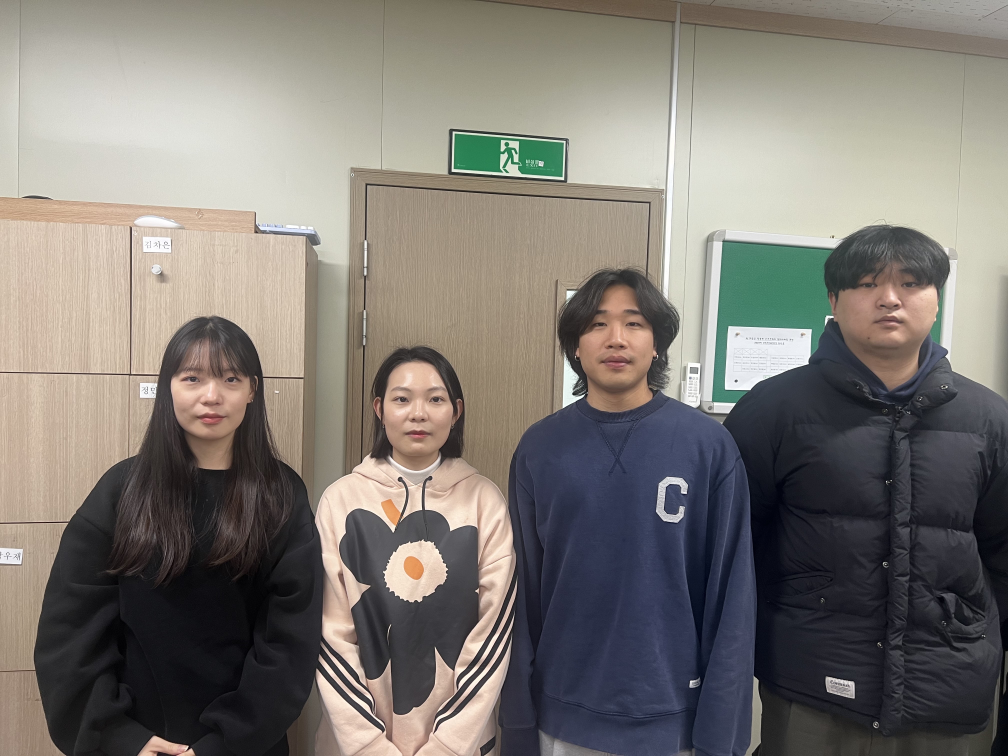
#> input picture HELLO_AI/day20_face3/team.png, 4032 x 3024 px (shown at 1/4 size)
$ python my_resize_1000_750.py
#> lines starting #> are read from the running program, lines starting #| are printed output that depends on the picture
import cv2

image = cv2.imread('team.png')
#> image is the input picture: shape (3024, 4032, 3); mean B, G, R 115.3, 121.1, 125.8
image = cv2.resize(image, (1008, 756))
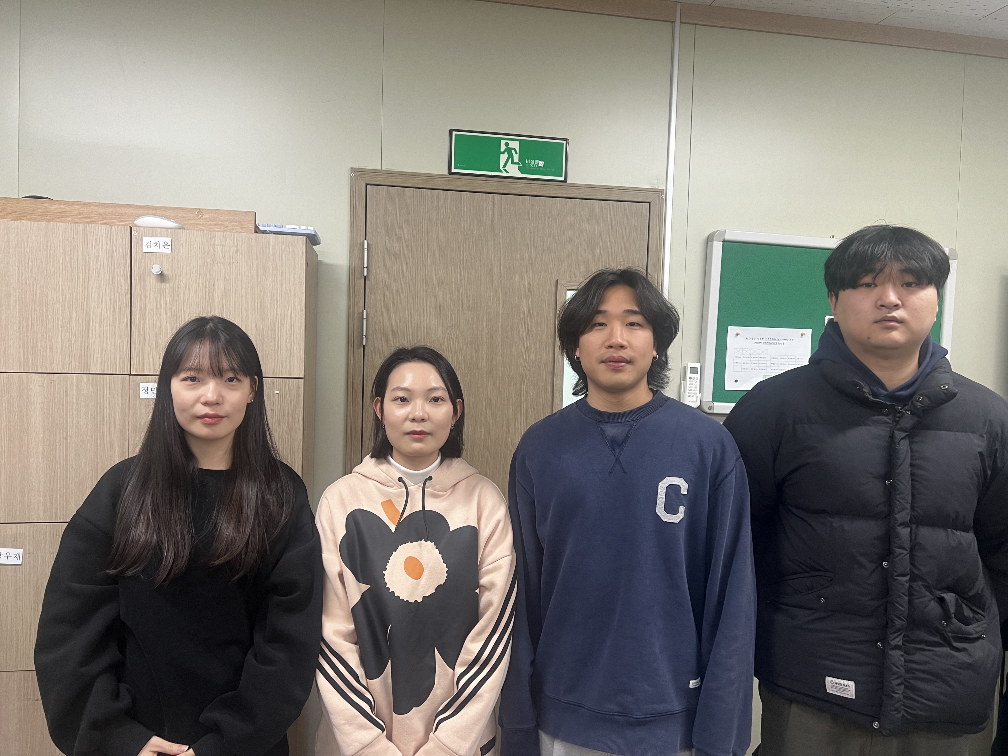
#> image: shape (756, 1008, 3); mean B, G, R 115.4, 121.2, 125.9
cv2.imwrite("team_1000_750.png", image)
